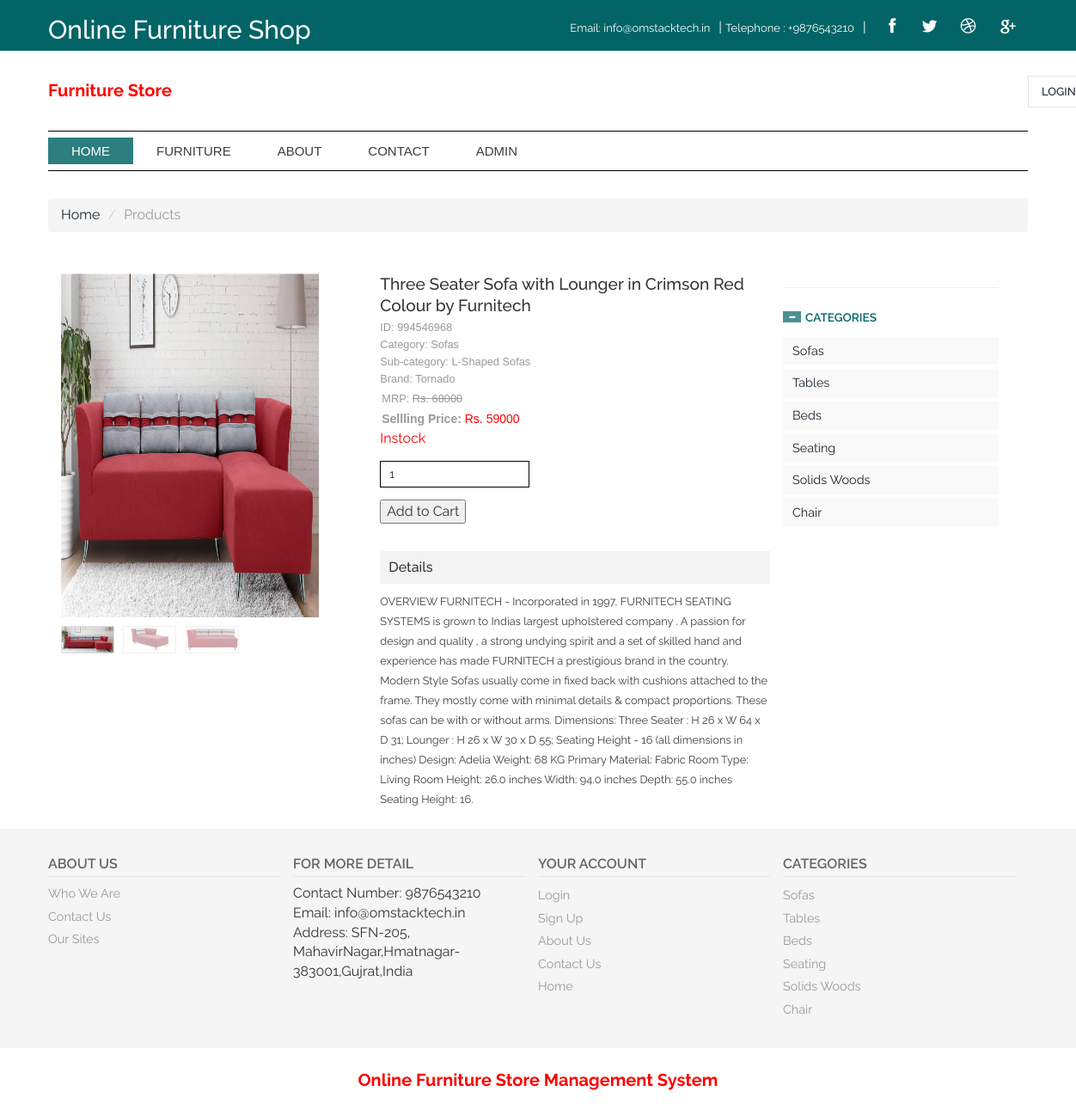
/ofsms/single-product-detail.php?proid=10, run on the app's committed database.
### tables this page shows
CREATE TABLE `tblpage` (
  `ID` int(10) NOT NULL,
  `PageType` varchar(120) DEFAULT NULL,
  `PageTitle` varchar(200) DEFAULT NULL,
  `PageDescription` mediumtext DEFAULT NULL,
  `Email` varchar(120) DEFAULT NULL,
  `MobileNumber` bigint(10) DEFAULT NULL,
  `UpdationDate` timestamp NULL DEFAULT current_timestamp()
);

CREATE TABLE `tblproducts` (
  `ID` int(10) NOT NULL,
  `ProductID` varchar(120) NOT NULL,
  `CatID` int(5) DEFAULT NULL,
  `SubCatid` int(5) DEFAULT NULL,
  `ProductTitle` varchar(120) DEFAULT NULL,
  `RegularPrice` varchar(120) DEFAULT NULL,
  `BrandName` varchar(120) DEFAULT NULL,
  `Quantity` int(10) DEFAULT NULL,
  `Availability` varchar(50) NOT NULL,
  `PDesc` mediumtext DEFAULT NULL,
  `SalePrice` varchar(120) DEFAULT NULL,
  `Image` varchar(120) NOT NULL,
  `Image1` varchar(120) NOT NULL,
  `Image2` varchar(120) NOT NULL,
  `Image3` varchar(120) NOT NULL,
  `CreationDate` timestamp NULL DEFAULT current_timestamp()
);

CREATE TABLE `tblcategory` (
  `ID` int(10) NOT NULL,
  `CategoryName` varchar(120) DEFAULT NULL,
  `CreationDate` timestamp NULL DEFAULT current_timestamp()
);

CREATE TABLE `tblsubcategory` (
  `ID` int(10) NOT NULL,
  `CatID` int(10) DEFAULT NULL,
  `SubcategoryName` varchar(120) DEFAULT NULL,
  `CreationDate` timestamp NULL DEFAULT current_timestamp()
);

### ofsms/single-product-detail.php (the view, shortened to what this page needs)
<?php
include('includes/dbconnection.php');
  	?>
<!DOCTYPE HTML>
<html>
<head>
<link href="css/bootstrap.css" rel='stylesheet' type='text/css' />
<link href="css/style.css" rel='stylesheet' type='text/css' />
<link href="css/megamenu.css" rel="stylesheet" type="text/css" media="all" />
<link href="css/form.css" rel="stylesheet" type="text/css" media="all" />
<link rel="stylesheet" href="css/etalage.css">
</head>
<body>
<?php include_once('includes/header.php');?>
<div class="single-sec">
	 <div class="container">
		 <ol class="breadcrumb">
			 <li><a href="index.php">Home</a></li>
			 <li class="active">Products</li>
		 </ol>
			<div class="col-md-9 det">
				<?php
$pid=intval($_GET['proid']);
$sql="SELECT *,tblproducts.ID as pid from  tblproducts
join tblcategory on tblcategory.ID=tblproducts.CatID
join tblsubcategory on tblsubcategory.ID=tblproducts.SubCatid
where tblproducts.ID=:pid";
$query = $dbh -> prepare($sql);
$query-> bindParam(':pid', $pid, PDO::PARAM_STR);
$query->execute();
$results=$query->fetchAll(PDO::FETCH_OBJ);
$cnt=1;
if($query->rowCount() > 0)
{
foreach($results as $row)
{               ?>
				  <div class="single_left">
				  	<form method="post" action="category-details.php?action=add&pid=<?php echo $row->pid; ?>">
					 <div class="grid images_3_of_2">
						 <ul id="etalage">
							<li>
								<a href="optionallink.html">
									<img class="etalage_thumb_image" src="admin/images/<?php echo $row->Image;?>" class="img-responsive" width='150' height='150' />
								</a>
							</li>
						 </ul>
				      </div>
				  </div>
				  <div class="single-right">
					 <h3><?php echo $row->ProductTitle;?></h3>
					 <div class="id"><h4>ID: <?php echo $row->ProductID;?></h4></div>
					  <div class="id"><h4>Category: <?php echo $row->CategoryName;?></h4></div>
					   <div class="id"><h4>Sub-category: <?php echo $row->SubcategoryName;?></h4></div>
					    <div class="id"><h4>Brand: <?php echo $row->BrandName;?></h4></div>
					  <div class="cost">
						 <div class="prdt-cost">
							 <ul>
								 <li>MRP: <del>Rs. <?php echo $row->RegularPrice;?></del></li>
								 <li style="font-size:14px;"><strong>Sellling Price:</strong> <span style="color:red">Rs. <?php echo $row->SalePrice;?></span></li>
								 					  <p style="color:red"> <?php echo $row->Availability;?></p>
<?php if($row->Availability=='Instock'):;?>
<input type="text" class="item_quantity" name="quantity" value="1" />
<input type="submit" value="Add to Cart" class="btnAddAction" />
<?php endif;?>
							 </ul>
						 </div>
						 <div class="clearfix"></div>
					  </div>
					  <div class="single-bottom1">
						<h6>Details</h6>
						<p class="prod-desc"><?php echo $row->PDesc;?>.</p>
					 </div>
				  </div>
				  <div class="clearfix"></div>
		    </div><?php $cnt=$cnt+1;}}?>
			<?php include_once('includes/sidebar.php');?>
		</div>
	  </div>
<br />
<?php include_once('includes/footer.php');?>
</body>
</html>

### ofsms/includes/header.php (shortened to what this page needs)
<?php if (strlen($_SESSION['ofsmsuid']==0)) {?>
<div class="top_bg">
  <div class="container">
    <div class="header_top-sec">
      <div class="top_right">
        <h2>Online Furniture Shop</h2>
      </div>
      <div class="top_left">
        <ul>
          <?php
$sql="SELECT * from tblpage where PageType='contactus'";
$query = $dbh -> prepare($sql);
$query->execute();
$results=$query->fetchAll(PDO::FETCH_OBJ);
$cnt=1;
if($query->rowCount() > 0)
{
foreach($results as $row)
{               ?>
          <li class="top_link">Email: <?php  echo htmlentities($row->Email);?></li>|
          <li class="top_link">Telephone : +<?php  echo htmlentities($row->MobileNumber);?></li>|
        <?php $cnt=$cnt+1;}} ?>
        </ul>
        <div class="social">
          <ul>
            <li><a href="#"><i class="facebook"></i></a></li>
            <li><a href="#"><i class="twitter"></i></a></li>
            <li><a href="#"><i class="dribble"></i></a></li>
            <li><a href="#"><i class="google"></i></a></li>
          </ul>
        </div>
      </div>
        <div class="clearfix"> </div>
    </div>
  </div>
</div><?php } ?>
<div class="header_top">
   <div class="container">
     <div class="logo">
      <a href="index.php"><strong style="color: red;font-size: 20px;">Furniture Store</strong></a>
     </div>
     <div class="header_right">
      <?php if (strlen($_SESSION['ofsmsuid']==0)) {?>
       <div class="login">
         <a href="signup.php">LOGIN</a>
       </div><?php } ?>
     </div>
      <div class="clearfix"></div>
   </div>
</div>
<div class="mega_nav">
   <div class="container">
     <div class="menu_sec">
     <ul class="megamenu skyblue">
       <li class="active grid"><a class="color1" href="index.php">Home</a></li>
       <li class="grid"><a class="color2" href="#">furniture</a>
        </li>
        <li><a class="color5" href="about-us.php">About</a>
        </li>
        <li><a class="color6" href="contact-us.php">Contact</a>
        </li>
             <li><?php if (strlen($_SESSION['ofsmsuid']==0)) {?>
        <a class="color4" href="admin/login.php">Admin</a>
      <?php } ?>
        </li>
         </ul>
       <div class="clearfix"></div>
     </div>
    </div>
</div>

### ofsms/includes/sidebar.php (shortened to what this page needs)
	<div class="rsidebar span_1_of_left">
				 <section  class="sky-form">
					 <div class="product_right">
						 <h4 class="m_2"><span class="glyphicon glyphicon-minus" aria-hidden="true"></span>Categories</h4>
						 <?php
$ret="SELECT * from tblcategory";
$query1 = $dbh -> prepare($ret);
$query1->execute();
$resultss=$query1->fetchAll(PDO::FETCH_OBJ);
foreach($resultss as $rows)
{               ?>
						 <div class="tab1">
							 <ul class="place">
								  <li><a href="category-details.php?catid=<?php echo htmlentities($rows->ID)?>"><?php echo htmlentities($rows->CategoryName)?></li>
							  </ul>
					      </div><?php } ?>
					      </div>
				 </section>
					 <link rel="stylesheet" type="text/css" href="css/jquery-ui.css">
			 </div>

### ofsms/includes/footer.php (shortened to what this page needs)
<?php
include('includes/dbconnection.php');
?>
<div class="footer-content">
     <div class="container">
         <div class="ftr-grids">
             <div class="col-md-3 ftr-grid">
                 <h4>About Us</h4>
                 <ul>
                     <li><a href="about-us.php">Who We Are</a></li>
                     <li><a href="contact-us.php">Contact Us</a></li>
                     <li><a href="index.php">Our Sites</a></li>
                 </ul>
             </div>
             <div class="col-md-3 ftr-grid">
                 <h4>For more Detail</h4>
                 <ul>
                        <?php
$sql="SELECT * from  tblpage where PageType='contactus'";
$query = $dbh -> prepare($sql);
$query->execute();
$results=$query->fetchAll(PDO::FETCH_OBJ);
$cnt=1;
if($query->rowCount() > 0)
{
foreach($results as $row)
{               ?>
                     <li>Contact Number: <?php  echo $row->MobileNumber;?></li>
                     <li>Email: <?php  echo $row->Email;?></li>
                     <li>Address: <?php  echo $row->PageDescription;?></li>
                     <?php $cnt=$cnt+1;}} ?>
                 </ul>
             </div>
             <div class="col-md-3 ftr-grid">
                 <h4>Your account</h4>
                 <ul>
                     <li><a href="signup.php">Login</a></li>
                     <li><a href="signup.php">Sign Up</a></li>
                     <li><a href="about-us.php">About Us</a></li>
                     <li><a href="contact-us.php">Contact Us</a></li>
                     <li><a href="index.php">Home</a></li>
                 </ul>
             </div>
             <div class="col-md-3 ftr-grid">
                 <h4>Categories</h4>
                 <ul>
                    <?php
$ret="SELECT * from tblcategory";
$query1 = $dbh -> prepare($ret);
$query1->execute();
$resultss=$query1->fetchAll(PDO::FETCH_OBJ);
foreach($resultss as $rows)
{               ?>
                     <li><a href="category-details.php?catid=<?php echo htmlentities($rows->ID)?>"><?php echo htmlentities($rows->CategoryName)?></a></li>
                     <?php } ?>
                 </ul>
             </div>
             <div class="clearfix"></div>
         </div>
     </div>
</div>
<br />
<div class="footer">
     <div class="container">
         <div class="copywrite">
             <p style="text-align: center;color: red;font-size: 20px"><strong>Online Furniture Store Management System</strong> </p>
         </div>
         </div>
     </div>

### ofsms/css/style.css (style rules this page uses)
h4, h5, h6, h1, h2, h3 { margin: 0; }
ul, ol { margin: 0; padding:0; }
p { margin: 0; }
html, body { font-family: 'Raleway', sans-serif; font-size: 100%; background: #ffffff; }
body a { transition:0.5s all; -webkit-transition:0.5s all; -moz-transition:0.5s all; -o-transition:0.5s all; -ms-transition:0.5s all; }
.breadcrumb { margin:2em 0; }
.top_bg { background:#026466; }
.header_top-sec { padding: 15px 0 8px; }
.header_top { padding:2em 0; }
.login a { font-size:13px; font-weight:500; border:1px solid #E4E4E4; padding:10px 15px; }
.top_left { float: right; color:#fff; }
.top_right { float:left; color: #ffffff; margin-top: 3px; }
.top_right ul,.top_left ul { padding:0; list-style:none; display: inline-block; vertical-align: middle; }
.top_left ul li.top_link { margin-right:10px; }
.top_right ul li,.top_left ul li { display: inline-block; }
.social { display: inline-block; }
.top_left ul li { font-size:13px; }
.top_left ul li a { text-align:center; padding: 0px 4px; font-size:13px; color:#ffffff; -webkit-transition: all 0.3s ease-in-out; -moz-transition: all 0.3s ease-in-out; -o-transition: all 0.3s ease-in-out; transition: all 0.3s ease-in-out; }
.item_quantity { margin: 1em 0; border: 1px solid #000; font-size: 0.85em; padding: 5px 10px; display: block; }
.logo { float: left; }
.header_right { float: right; }
.social i { width: 27px; height: 27px; background: url('../images/social2.png') no-repeat 0px 0px; display: inline-block; margin: 0 4px; }
.social ul li { display:inline-block; }
a i.facebook { background-position: -3px -2px; }
a i.twitter { background-position: -43px -3px; }
a i.dribble { background-position: -83px -3px; }
a i.google { background-position: -126px -2px; }
.menu_sec { border-top:1px solid #000; border-bottom:1px solid #000; padding:7px 0; }
.header_right { position:relative; }
.login { position:absolute; left: -69%; top: 24%; }
.footer-content { background:#F5F5F5; padding:2em 0; }
.ftr-grid h4 { color: #646464; font-weight: 600; display: block; border-bottom: 1px solid #E5E5E5; padding-bottom: 5px; text-transform:uppercase; font-size:1em; }
.ftr-grid { padding-left: 0; }
.ftr-grid ul li { display:block; }
.ftr-grid ul li:nth-child(1) { margin-top:0.5em; }
.ftr-grid ul li a { color:#999; padding:3px 0; display:block; font-size:0.9em; }
.footer { padding-bottom:2em; }
.copywrite p { color: #999; font-size: 0.8em; }
.glyphicon-minus { top:-1px!important; }
.glyphicon-minus:before { content: "\2212"; color:#fff; font-size:9px; background:rgba(2, 100, 102, 0.71); padding:1px 6px; margin-right:5px; }
.rsidebar { display: block; float: left; margin: 2em 2em 0% 0; width: 22%; }
.item_quantity { margin: 1em 0; font-size: 0.85em; padding: 5px 10px; display: block; }
ul.place { margin: 5px 0; background: #f9f9f9; width: 100%; padding:0px 5px; cursor: pointer; }
ul.place li { display: inline-block; padding: 6px; }
ul.place li { font-size:0.9em; color: #8c8c8c; text-decoration: none; cursor: pointer; }
.single_left { float:left; width:40%; margin-right:5%; }
.single-right { float:right; width:55%; }
.single-right h3 { color:#333; font-size:1.2em; font-weight:500; line-height:1.3em; }
.id h4 { font-size:0.8em; color:#999; font-family: 'Arimo', sans-serif; margin-top:6px; }
.cost { margin:0.3em 0 1em 0; }
.prdt-cost { float:left; margin-right: 13% }
.prdt-cost ul li { display:block; font-family: 'Arimo', sans-serif; font-size:0.8em; padding:2px; color:#999; }
.det { margin-top: 1em; }
.single-bottom1 h6 { background: #F3F3F3; padding: 10px; color: #333; font-size: 1em; margin-top:2em; }
p.prod-desc { color: #3f3d3d; padding-top: 2%; font-size: 0.8em; line-height: 1.8em; }

### ofsms/css/megamenu.css (style rules this page uses)
.megamenu { margin-bottom:0px;padding:0;width:100%;list-style:none;display:inline-block;position:relative;font-family:Calibri,Arial;font-size:15px }
.megamenu li { margin-bottom:-5px;display:inline }
.megamenu>li>a { float:left;padding:5px 28px;text-decoration:none;text-transform:capitalize;font-size:1em; -webkit-transition: all 0.3s ease-in-out;text-transform:uppercase; -moz-transition: all 0.3s ease-in-out; -o-transition: all 0.3s ease-in-out; transition: all 0.3s ease-in-out; }
.megamenu>li.active>a { background:rgba(2, 100, 102, 0.83); color:#fff; }
.skyblue,.skyblue>li.showhide { width: 72%; float: left; margin-right: 2%;; }
.skyblue li>a,.skyblue>li.showhide span { color:#3f3d3d }
@media (max-width:1366px) { .megamenu>li>a { padding: 5px 27px } }

### data on the page
tblpage: Email "info@omstacktech.in", MobileNumber "9876543210", PageDescription "SFN-205, MahavirNagar,Hmatnagar-383001,Gujrat,India"
tblproducts: Image (picture), ProductTitle "Three Seater Sofa with Lounger in Crimson Red Colour by Furnitech", ProductID "994546968", tblcategory.CategoryName "Sofas", tblsubcategory.SubcategoryName "L-Shaped Sofas", BrandName "Tornado", RegularPrice "68000", SalePrice "59000", Availability "Instock", PDesc "OVERVIEW FURNITECH - Incorporated in 1997, FURNITECH SEATING SYSTEMS is grown to Indias largest upholstered company . A passion for design and quality , a strong undying spirit and a set of skilled hand and experience has made FURNITECH a prestigious brand in the country. Modern Style Sofas usually come in fixed back with cushions attached to the frame. They mostly come with minimal details & compact proportions. These sofas can be with or without arms. Dimensions: Three Seater : H 26 x W 64 x D 31; Lounger : H 26 x W 30 x D 55; Seating Height - 16 (all dimensions in inches) Design: Adelia Weight: 68 KG Primary Material: Fabric Room Type: Living Room Height: 26.0 inches Width: 94.0 inches…"
tblcategory: CategoryName "Sofas"
tblcategory: CategoryName "Tables"
tblcategory: CategoryName "Beds"
tblcategory: CategoryName "Seating"
tblcategory: CategoryName "Solids Woods"
tblcategory: CategoryName "Chair"
